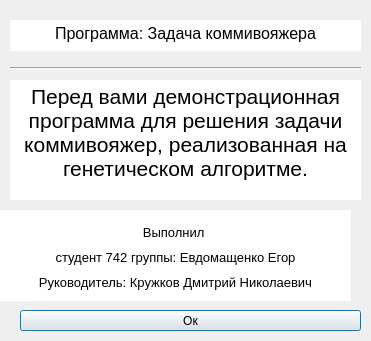
<?xml version="1.0" encoding="UTF-8"?>
<ui version="4.0">
 <class>Dialog</class>
 <widget class="QDialog" name="Dialog">
  <property name="geometry">
   <rect>
    <x>0</x>
    <y>0</y>
    <width>371</width>
    <height>341</height>
   </rect>
  </property>
  <property name="windowTitle">
   <string>Dialog</string>
  </property>
  <widget class="QTextEdit" name="textEdit_2">
   <property name="geometry">
    <rect>
     <x>10</x>
     <y>20</y>
     <width>351</width>
     <height>31</height>
    </rect>
   </property>
   <property name="frameShape">
    <enum>QFrame::NoFrame</enum>
   </property>
   <property name="html">
    <string>&lt;!DOCTYPE HTML PUBLIC &quot;-//W3C//DTD HTML 4.0//EN&quot; &quot;http://www.w3.org/TR/REC-html40/strict.dtd&quot;&gt;
&lt;html&gt;&lt;head&gt;&lt;meta name=&quot;qrichtext&quot; content=&quot;1&quot; /&gt;&lt;style type=&quot;text/css&quot;&gt;
p, li { white-space: pre-wrap; }
&lt;/style&gt;&lt;/head&gt;&lt;body style=&quot; font-family:'MS Shell Dlg 2'; font-size:8.25pt; font-weight:400; font-style:normal;&quot;&gt;
&lt;p align=&quot;center&quot; style=&quot; margin-top:0px; margin-bottom:0px; margin-left:0px; margin-right:0px; -qt-block-indent:0; text-indent:0px;&quot;&gt;&lt;span style=&quot; font-size:12pt;&quot;&gt;Программа: Задача коммивояжера&lt;/span&gt;&lt;/p&gt;&lt;/body&gt;&lt;/html&gt;</string>
   </property>
  </widget>
  <widget class="QPushButton" name="b_ok">
   <property name="geometry">
    <rect>
     <x>20</x>
     <y>310</y>
     <width>341</width>
     <height>21</height>
    </rect>
   </property>
   <property name="text">
    <string>Ок</string>
   </property>
  </widget>
  <widget class="QTextEdit" name="textEdit">
   <property name="geometry">
    <rect>
     <x>10</x>
     <y>80</y>
     <width>351</width>
     <height>120</height>
    </rect>
   </property>
   <property name="frameShape">
    <enum>QFrame::NoFrame</enum>
   </property>
   <property name="html">
    <string>&lt;!DOCTYPE HTML PUBLIC &quot;-//W3C//DTD HTML 4.0//EN&quot; &quot;http://www.w3.org/TR/REC-html40/strict.dtd&quot;&gt;
&lt;html&gt;&lt;head&gt;&lt;meta name=&quot;qrichtext&quot; content=&quot;1&quot; /&gt;&lt;style type=&quot;text/css&quot;&gt;
p, li { white-space: pre-wrap; }
&lt;/style&gt;&lt;/head&gt;&lt;body style=&quot; font-family:'MS Shell Dlg 2'; font-size:8.25pt; font-weight:400; font-style:normal;&quot;&gt;
&lt;p align=&quot;center&quot; style=&quot; margin-top:0px; margin-bottom:0px; margin-left:0px; margin-right:0px; -qt-block-indent:0; text-indent:0px;&quot;&gt;&lt;span style=&quot; font-size:16pt;&quot;&gt;Перед вами демонстрационная программа для решения задачи коммивояжер, реализованная на генетическом алгоритме.&lt;/span&gt;&lt;/p&gt;&lt;/body&gt;&lt;/html&gt;</string>
   </property>
  </widget>
  <widget class="Line" name="line">
   <property name="geometry">
    <rect>
     <x>10</x>
     <y>60</y>
     <width>351</width>
     <height>16</height>
    </rect>
   </property>
   <property name="orientation">
    <enum>Qt::Horizontal</enum>
   </property>
  </widget>
  <widget class="QTextBrowser" name="textBrowser">
   <property name="geometry">
    <rect>
     <x>0</x>
     <y>210</y>
     <width>351</width>
     <height>91</height>
    </rect>
   </property>
   <property name="frameShape">
    <enum>QFrame::NoFrame</enum>
   </property>
   <property name="frameShadow">
    <enum>QFrame::Plain</enum>
   </property>
   <property name="readOnly">
    <bool>false</bool>
   </property>
   <property name="html">
    <string>&lt;!DOCTYPE HTML PUBLIC &quot;-//W3C//DTD HTML 4.0//EN&quot; &quot;http://www.w3.org/TR/REC-html40/strict.dtd&quot;&gt;
&lt;html&gt;&lt;head&gt;&lt;meta name=&quot;qrichtext&quot; content=&quot;1&quot; /&gt;&lt;style type=&quot;text/css&quot;&gt;
p, li { white-space: pre-wrap; }
&lt;/style&gt;&lt;/head&gt;&lt;body style=&quot; font-family:'MS Shell Dlg 2'; font-size:8.25pt; font-weight:400; font-style:normal;&quot;&gt;
&lt;p align=&quot;center&quot; style=&quot; margin-top:0px; margin-bottom:0px; margin-left:0px; margin-right:0px; -qt-block-indent:0; text-indent:0px;&quot;&gt;&lt;span style=&quot; font-size:16pt; vertical-align:sub;&quot;&gt;Выполнил &lt;/span&gt;&lt;/p&gt;
&lt;p align=&quot;center&quot; style=&quot; margin-top:0px; margin-bottom:0px; margin-left:0px; margin-right:0px; -qt-block-indent:0; text-indent:0px;&quot;&gt;&lt;span style=&quot; font-size:16pt; vertical-align:sub;&quot;&gt;студент 742 группы: Евдомащенко Егор&lt;/span&gt;&lt;/p&gt;
&lt;p align=&quot;center&quot; style=&quot; margin-top:0px; margin-bottom:0px; margin-left:0px; margin-right:0px; -qt-block-indent:0; text-indent:0px;&quot;&gt;&lt;span style=&quot; font-size:16pt; vertical-align:sub;&quot;&gt;Руководитель: Кружков Дмитрий Николаевич&lt;/span&gt;&lt;/p&gt;&lt;/body&gt;&lt;/html&gt;</string>
   </property>
   <property name="acceptRichText">
    <bool>false</bool>
   </property>
  </widget>
 </widget>
 <resources/>
 <connections>
  <connection>
   <sender>b_ok</sender>
   <signal>clicked()</signal>
   <receiver>Dialog</receiver>
   <slot>reject()</slot>
   <hints>
    <hint type="sourcelabel">
     <x>185</x>
     <y>126</y>
    </hint>
    <hint type="destinationlabel">
     <x>185</x>
     <y>73</y>
    </hint>
   </hints>
  </connection>
 </connections>
</ui>
